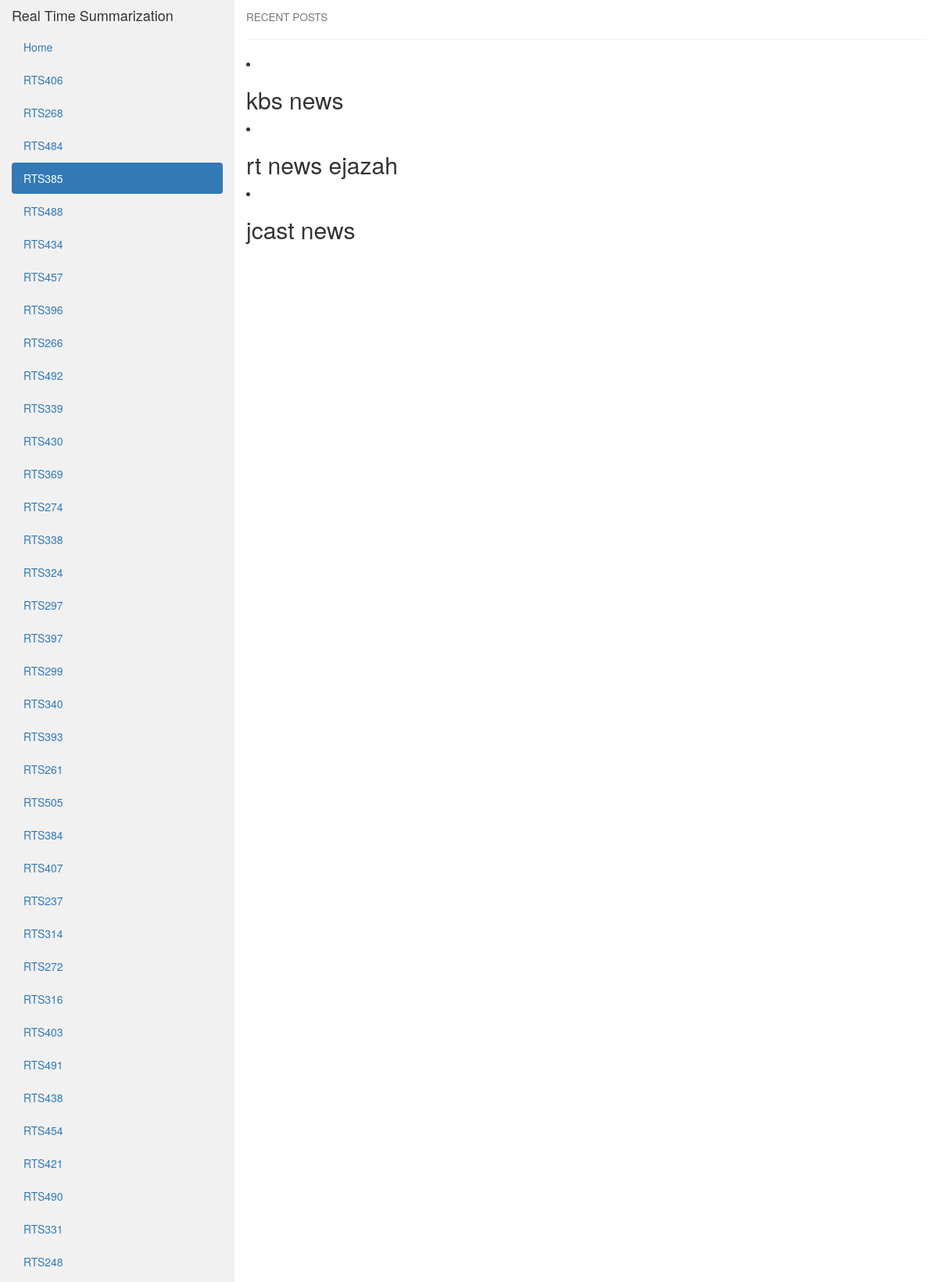
The page /RTS385 (upper part) on the database its author committed.
### tables this page shows
CREATE TABLE score(profile_id varchar(50), tweet_id varchar(50), client_id varchar(50), tweet_score varchar(50), tweet_text varchar(500));

### web_interface.py (the view)
@app.route('/<profile>')
def tweet_print(profile,default=True):
    global db
    dic_g = []
    profiles = cursor.execute("SELECT profile_id FROM score;")
    profiles = set(profiles)
    for profile_i in profiles:
        if profile_i[0]==profile:
            dic=dict()
            dic['caption']=profile_i[0]
            dic['href']=profile_i[0]
            dic['div']=True
            print('\n','$'*120,'\n\n\n')
        else:
            dic=dict()
            dic['caption']=profile_i[0]
            dic['href']=profile_i[0]
            dic['div'] = False
        dic_g.append(dic)
    tweets_query = cursor.execute("SELECT tweet_text FROM score WHERE profile_id = '%s'" % profile)
    tweets=[]
    for tweet in tweets_query:
        dic=dict()
        dic['text']=tweet[0]
        tweets.append(dic)
    print(tweets)
    active={}
    active['value']=profile
    print(active['value'])
    return render_template('view_profile.html', tweets=tweets,name=dic_g)

### templates/view_profile.html (shortened to what this page needs)
<!DOCTYPE html>
<html lang="en">
<head>
  <link rel="stylesheet" href="https://maxcdn.bootstrapcdn.com/bootstrap/3.3.7/css/bootstrap.min.css">
</head>
<body>
<div class="container-fluid">
  <div class="row">
    <div class="col-sm-3 sidenav">
      <h4>Real Time Summarization</h4>
      <ul class="nav nav-pills nav-stacked">
        <li><a href="home">Home</a></li>
          {% for profile in name %}
              {% if profile.div %}
                <li class="active"><a href="{{ profile.href }}">{{ profile.caption }}</a></li>
              {% else %}
                <li><a href="{{ profile.href }}">{{ profile.caption }}</a></li>
              {% endif %}
          {% endfor %}
      </ul><br>
    </div>
    <div class="col-sm-9">
      <h4><small>RECENT POSTS</small></h4>
      <hr>
        {% for tweet in tweets %}
        <li><h2>{{ tweet.text }}</h2></li>
        {% endfor %}
    </div>
  </div>
</div>
</body>
</html>

### templates/view_profile.html (style rules this page uses)
.sidenav { background-color: #f1f1f1; height: 100%; }

### rows shown on the page
score: caption "RTS406"
score: caption "RTS268"
score: caption "RTS484"
score: caption "RTS385", text "kbs news"
score: caption "RTS488"
score: caption "RTS434"
score: caption "RTS457"
score: caption "RTS396"
score: caption "RTS266"
score: caption "RTS492"
score: caption "RTS339"
score: caption "RTS430"
score: caption "RTS369"
score: caption "RTS274"
score: caption "RTS338"
score: caption "RTS324"
score: caption "RTS297"
score: caption "RTS397"
score: caption "RTS299"
score: caption "RTS340"
score: caption "RTS393"
score: caption "RTS261"
score: caption "RTS505"
score: caption "RTS384"
score: caption "RTS407"
score: caption "RTS237"
score: caption "RTS314"
score: caption "RTS272"
score: caption "RTS316"
score: caption "RTS403"
score: caption "RTS491"
score: caption "RTS438"
score: caption "RTS454"
score: caption "RTS421"
score: caption "RTS490"
score: caption "RTS331"
score: caption "RTS248"
score: text "rt news ejazah"
score: text "jcast news"
